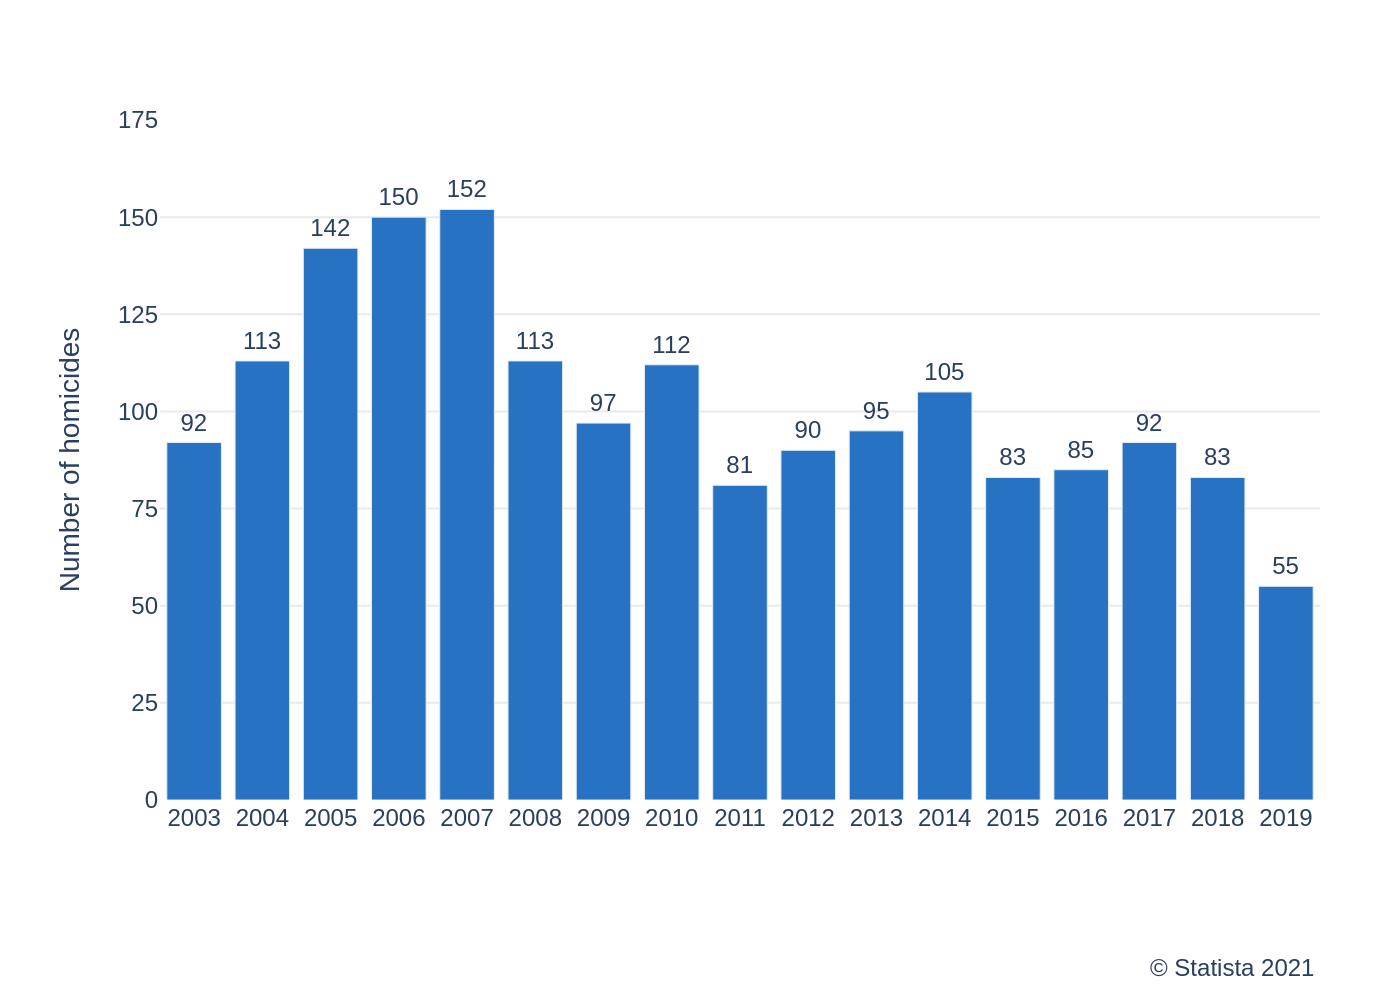

The script that drew this image:
import sys
import json
import pathlib
import plotly.graph_objects as go

# --- 1. Load data from JSON file provided as a command-line argument ---
if len(sys.argv) != 2:
    print(f"Usage: python {pathlib.Path(__file__).name} <json_file_path>")
    sys.exit(1)

json_path = pathlib.Path(sys.argv[1])
if not json_path.is_file():
    print(f"Error: JSON file not found at '{json_path}'")
    sys.exit(1)

with open(json_path, 'r', encoding='utf-8') as f:
    config = json.load(f)

# --- 2. Extract data and text from the loaded JSON ---
chart_data = config.get('chart_data', [])
texts = config.get('texts', {})
colors = config.get('colors', [])

# --- 3. Create the Plotly figure ---
fig = go.Figure()

# Add the bar trace from the first data series
if chart_data:
    series = chart_data[0]
    fig.add_trace(go.Bar(
        x=series['x'],
        y=series['y'],
        text=series['y'],
        textposition='outside',
        cliponaxis=False,  # Prevents text labels from being clipped at the top
        marker_color=colors[0] if colors else None,
        textfont=dict(size=12, family="Arial")
    ))

# --- 4. Configure the layout ---
# Construct title and source text
title_text = texts.get('title')
if texts.get('subtitle'):
    title_text = f"{title_text}<br><sub>{texts.get('subtitle')}</sub>" if title_text else f"<sub>{texts.get('subtitle')}</sub>"

source_text = texts.get('source_text')

fig.update_layout(
    title=dict(
        text=title_text,
        x=0.05,
        xanchor='left'
    ),
    font=dict(
        family="Arial",
        size=12
    ),
    yaxis=dict(
        title=texts.get('y_axis_title'),
        range=[0, 175],
        tickvals=[0, 25, 50, 75, 100, 125, 150, 175],
        showgrid=True,
        gridcolor='#EAEAEA',
        gridwidth=1,
        zeroline=False,
        showline=False
    ),
    xaxis=dict(
        title=texts.get('x_axis_title'),
        showgrid=False,
        zeroline=False,
        showline=False
    ),
    plot_bgcolor='white',
    paper_bgcolor='white',
    showlegend=False,
    margin=dict(l=80, r=40, t=60, b=100),
    annotations=[] # Initialize empty list for annotations
)

# Add source text as an annotation if it exists
if source_text:
    fig.add_annotation(
        text=source_text,
        align='right',
        showarrow=False,
        xref='paper',
        yref='paper',
        x=1.0,
        y=-0.22,
        xanchor='right',
        yanchor='top'
    )

# --- 5. Write the output image ---
output_filename = json_path.stem + ".png"
fig.write_image(output_filename, scale=2)

print(f"Chart saved to {output_filename}")
